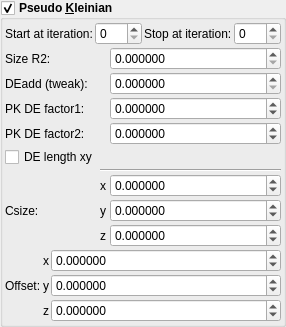
    <widget class="MyGroupBox" name="groupCheck_transf_function_enabledAy">
     <property name="font">
      <font>
       <weight>75</weight>
       <bold>true</bold>
      </font>
     </property>
     <property name="toolTip">
      <string/>
     </property>
     <property name="title">
      <string>Pseudo &amp;Kleinian</string>
     </property>
     <property name="checkable">
      <bool>true</bool>
     </property>
     <layout class="QVBoxLayout" name="verticalLayout_35" stretch="0,0,0">
      <property name="spacing">
       <number>2</number>
      </property>
      <property name="leftMargin">
       <number>2</number>
      </property>
      <property name="topMargin">
       <number>2</number>
      </property>
      <property name="rightMargin">
       <number>2</number>
      </property>
      <property name="bottomMargin">
       <number>2</number>
      </property>
      <item>
       <layout class="QGridLayout" name="gridLayout_17">
        <item row="0" column="3">
         <widget class="MySpinBox" name="spinboxInt_transf_stop_iterations_C">
          <property name="sizePolicy">
           <sizepolicy hsizetype="Minimum" vsizetype="Maximum">
            <horstretch>0</horstretch>
            <verstretch>0</verstretch>
           </sizepolicy>
          </property>
          <property name="font">
           <font>
            <weight>50</weight>
            <bold>false</bold>
           </font>
          </property>
          <property name="maximum">
           <number>250</number>
          </property>
         </widget>
        </item>
        <item row="0" column="2">
         <widget class="QLabel" name="label_262">
          <property name="font">
           <font>
            <weight>50</weight>
            <bold>false</bold>
           </font>
          </property>
          <property name="text">
           <string>Stop at iteration:</string>
          </property>
         </widget>
        </item>
        <item row="0" column="1">
         <widget class="MySpinBox" name="spinboxInt_transf_start_iterations_C">
          <property name="sizePolicy">
           <sizepolicy hsizetype="Minimum" vsizetype="Maximum">
            <horstretch>0</horstretch>
            <verstretch>0</verstretch>
           </sizepolicy>
          </property>
          <property name="font">
           <font>
            <weight>50</weight>
            <bold>false</bold>
           </font>
          </property>
          <property name="maximum">
           <number>250</number>
          </property>
         </widget>
        </item>
        <item row="0" column="0">
         <widget class="QLabel" name="label_72">
          <property name="font">
           <font>
            <weight>50</weight>
            <bold>false</bold>
           </font>
          </property>
          <property name="text">
           <string>Start at iteration:</string>
          </property>
         </widget>
        </item>
       </layout>
      </item>
      <item>
       <layout class="QGridLayout" name="gridLayout_71" columnstretch="0,0,0,1">
        <property name="spacing">
         <number>2</number>
        </property>
        <item row="4" column="0">
         <widget class="QLabel" name="label_271">
          <property name="font">
           <font>
            <weight>50</weight>
            <bold>false</bold>
           </font>
          </property>
          <property name="text">
           <string>PK DE factor2:</string>
          </property>
         </widget>
        </item>
        <item row="1" column="3">
         <widget class="MyDoubleSpinBox" name="spinbox_transf_minimum_radius_05">
          <property name="sizePolicy">
           <sizepolicy hsizetype="Minimum" vsizetype="Maximum">
            <horstretch>0</horstretch>
            <verstretch>0</verstretch>
           </sizepolicy>
          </property>
          <property name="font">
           <font>
            <weight>50</weight>
            <bold>false</bold>
           </font>
          </property>
          <property name="prefix">
           <string/>
          </property>
          <property name="suffix">
           <string/>
          </property>
          <property name="decimals">
           <number>6</number>
          </property>
          <property name="minimum">
           <double>0.000000000000000</double>
          </property>
          <property name="maximum">
           <double>99.989999999999995</double>
          </property>
          <property name="singleStep">
           <double>0.100000000000000</double>
          </property>
         </widget>
        </item>
        <item row="7" column="3">
         <widget class="MyDoubleSpinBox" name="spinbox3_transf_addition_constant_0777_x">
          <property name="sizePolicy">
           <sizepolicy hsizetype="Minimum" vsizetype="Maximum">
            <horstretch>0</horstretch>
            <verstretch>0</verstretch>
           </sizepolicy>
          </property>
          <property name="font">
           <font>
            <weight>50</weight>
            <bold>false</bold>
           </font>
          </property>
          <property name="prefix">
           <string/>
          </property>
          <property name="suffix">
           <string/>
          </property>
          <property name="decimals">
           <number>6</number>
          </property>
          <property name="minimum">
           <double>-99.989999999999995</double>
          </property>
          <property name="maximum">
           <double>99.989999999999995</double>
          </property>
          <property name="singleStep">
           <double>0.100000000000000</double>
          </property>
         </widget>
        </item>
        <item row="8" column="3">
         <widget class="MyDoubleSpinBox" name="spinbox3_transf_addition_constant_0777_y">
          <property name="sizePolicy">
           <sizepolicy hsizetype="Minimum" vsizetype="Maximum">
            <horstretch>0</horstretch>
            <verstretch>0</verstretch>
           </sizepolicy>
          </property>
          <property name="font">
           <font>
            <weight>50</weight>
            <bold>false</bold>
           </font>
          </property>
          <property name="prefix">
           <string/>
          </property>
          <property name="suffix">
           <string/>
          </property>
          <property name="decimals">
           <number>6</number>
          </property>
          <property name="minimum">
           <double>-99.989999999999995</double>
          </property>
          <property name="maximum">
           <double>99.989999999999995</double>
          </property>
          <property name="singleStep">
           <double>0.100000000000000</double>
          </property>
         </widget>
        </item>
        <item row="1" column="0">
         <widget class="QLabel" name="label_257">
          <property name="font">
           <font>
            <weight>50</weight>
            <bold>false</bold>
           </font>
          </property>
          <property name="text">
           <string>Size R2:</string>
          </property>
         </widget>
        </item>
        <item row="9" column="3">
         <widget class="MyDoubleSpinBox" name="spinbox3_transf_addition_constant_0777_z">
          <property name="sizePolicy">
           <sizepolicy hsizetype="Minimum" vsizetype="Maximum">
            <horstretch>0</horstretch>
            <verstretch>0</verstretch>
           </sizepolicy>
          </property>
          <property name="font">
           <font>
            <weight>50</weight>
            <bold>false</bold>
           </font>
          </property>
          <property name="prefix">
           <string/>
          </property>
          <property name="suffix">
           <string/>
          </property>
          <property name="decimals">
           <number>6</number>
          </property>
          <property name="minimum">
           <double>-99.989999999999995</double>
          </property>
          <property name="maximum">
           <double>99.989999999999995</double>
          </property>
          <property name="singleStep">
           <double>0.100000000000000</double>
          </property>
         </widget>
        </item>
        <item row="8" column="0">
         <widget class="QLabel" name="label_266">
          <property name="font">
           <font>
            <weight>50</weight>
            <bold>false</bold>
           </font>
          </property>
          <property name="text">
           <string>Csize:</string>
          </property>
         </widget>
        </item>
        <item row="9" column="1">
         <widget class="QLabel" name="label_146">
          <property name="sizePolicy">
           <sizepolicy hsizetype="Preferred" vsizetype="Preferred">
            <horstretch>0</horstretch>
            <verstretch>0</verstretch>
           </sizepolicy>
          </property>
          <property name="font">
           <font>
            <weight>50</weight>
            <bold>false</bold>
           </font>
          </property>
          <property name="text">
           <string notr="true">z</string>
          </property>
          <property name="alignment">
           <set>Qt::AlignRight|Qt::AlignTrailing|Qt::AlignVCenter</set>
          </property>
         </widget>
        </item>
        <item row="7" column="1">
         <widget class="QLabel" name="label_124">
          <property name="font">
           <font>
            <weight>50</weight>
            <bold>false</bold>
           </font>
          </property>
          <property name="text">
           <string notr="true">x</string>
          </property>
          <property name="alignment">
           <set>Qt::AlignRight|Qt::AlignTrailing|Qt::AlignVCenter</set>
          </property>
         </widget>
        </item>
        <item row="8" column="1">
         <widget class="QLabel" name="label_123">
          <property name="font">
           <font>
            <weight>50</weight>
            <bold>false</bold>
           </font>
          </property>
          <property name="text">
           <string notr="true">y</string>
          </property>
          <property name="alignment">
           <set>Qt::AlignRight|Qt::AlignTrailing|Qt::AlignVCenter</set>
          </property>
         </widget>
        </item>
        <item row="2" column="3">
         <widget class="MyDoubleSpinBox" name="spinbox_analyticDE_tweak_005">
          <property name="sizePolicy">
           <sizepolicy hsizetype="Minimum" vsizetype="Maximum">
            <horstretch>0</horstretch>
            <verstretch>0</verstretch>
           </sizepolicy>
          </property>
          <property name="font">
           <font>
            <weight>50</weight>
            <bold>false</bold>
           </font>
          </property>
          <property name="prefix">
           <string/>
          </property>
          <property name="suffix">
           <string/>
          </property>
          <property name="decimals">
           <number>6</number>
          </property>
          <property name="minimum">
           <double>0.000000000000000</double>
          </property>
          <property name="maximum">
           <double>99.989999999999995</double>
          </property>
          <property name="singleStep">
           <double>0.100000000000000</double>
          </property>
         </widget>
        </item>
        <item row="2" column="0">
         <widget class="QLabel" name="label_265">
          <property name="font">
           <font>
            <weight>50</weight>
            <bold>false</bold>
           </font>
          </property>
          <property name="text">
           <string>DEadd (tweak):</string>
          </property>
         </widget>
        </item>
        <item row="3" column="0">
         <widget class="QLabel" name="label_270">
          <property name="font">
           <font>
            <weight>50</weight>
            <bold>false</bold>
           </font>
          </property>
          <property name="text">
           <string>PK DE factor1:</string>
          </property>
         </widget>
        </item>
        <item row="3" column="3">
         <widget class="MyDoubleSpinBox" name="spinbox_transf_offset_0">
          <property name="sizePolicy">
           <sizepolicy hsizetype="Minimum" vsizetype="Maximum">
            <horstretch>0</horstretch>
            <verstretch>0</verstretch>
           </sizepolicy>
          </property>
          <property name="font">
           <font>
            <weight>50</weight>
            <bold>false</bold>
           </font>
          </property>
          <property name="prefix">
           <string/>
          </property>
          <property name="suffix">
           <string/>
          </property>
          <property name="decimals">
           <number>6</number>
          </property>
          <property name="minimum">
           <double>-99.000000000000000</double>
          </property>
          <property name="maximum">
           <double>99.989999999999995</double>
          </property>
          <property name="singleStep">
           <double>0.010000000000000</double>
          </property>
         </widget>
        </item>
        <item row="6" column="1" colspan="3">
         <widget class="Line" name="line_7">
          <property name="orientation">
           <enum>Qt::Horizontal</enum>
          </property>
         </widget>
        </item>
        <item row="4" column="3">
         <widget class="MyDoubleSpinBox" name="spinbox_transf_offsetR_0">
          <property name="sizePolicy">
           <sizepolicy hsizetype="Minimum" vsizetype="Maximum">
            <horstretch>0</horstretch>
            <verstretch>0</verstretch>
           </sizepolicy>
          </property>
          <property name="font">
           <font>
            <weight>50</weight>
            <bold>false</bold>
           </font>
          </property>
          <property name="prefix">
           <string/>
          </property>
          <property name="suffix">
           <string/>
          </property>
          <property name="decimals">
           <number>6</number>
          </property>
          <property name="minimum">
           <double>-99.000000000000000</double>
          </property>
          <property name="maximum">
           <double>99.989999999999995</double>
          </property>
          <property name="singleStep">
           <double>0.010000000000000</double>
          </property>
         </widget>
        </item>
        <item row="5" column="0">
         <widget class="MyCheckBox" name="checkBox_transf_function_enabledK_false">
          <property name="font">
           <font>
            <family>Ubuntu</family>
            <weight>50</weight>
            <bold>false</bold>
           </font>
          </property>
          <property name="text">
           <string notr="true">DE length xy</string>
          </property>
         </widget>
        </item>
       </layout>
      </item>
      <item>
       <layout class="QGridLayout" name="gridLayout_34" columnstretch="0,0,1">
        <property name="spacing">
         <number>2</number>
        </property>
        <item row="1" column="0">
         <widget class="QLabel" name="label_269">
          <property name="font">
           <font>
            <weight>50</weight>
            <bold>false</bold>
           </font>
          </property>
          <property name="text">
           <string>Offset:</string>
          </property>
         </widget>
        </item>
        <item row="0" column="1">
         <widget class="QLabel" name="label_132">
          <property name="font">
           <font>
            <weight>50</weight>
            <bold>false</bold>
           </font>
          </property>
          <property name="text">
           <string notr="true">x</string>
          </property>
         </widget>
        </item>
        <item row="1" column="1">
         <widget class="QLabel" name="label_143">
          <property name="font">
           <font>
            <weight>50</weight>
            <bold>false</bold>
           </font>
          </property>
          <property name="text">
           <string notr="true">y</string>
          </property>
         </widget>
        </item>
        <item row="2" column="1">
         <widget class="QLabel" name="label_144">
          <property name="font">
           <font>
            <weight>50</weight>
            <bold>false</bold>
           </font>
          </property>
          <property name="text">
           <string notr="true">z</string>
          </property>
         </widget>
        </item>
        <item row="0" column="2">
         <widget class="MyDoubleSpinBox" name="spinbox3_transf_addition_constant_x">
          <property name="sizePolicy">
           <sizepolicy hsizetype="Minimum" vsizetype="Maximum">
            <horstretch>0</horstretch>
            <verstretch>0</verstretch>
           </sizepolicy>
          </property>
          <property name="font">
           <font>
            <weight>50</weight>
            <bold>false</bold>
           </font>
          </property>
          <property name="prefix">
           <string/>
          </property>
          <property name="suffix">
           <string/>
          </property>
          <property name="decimals">
           <number>6</number>
          </property>
          <property name="minimum">
           <double>-99.989999999999995</double>
          </property>
          <property name="maximum">
           <double>99.989999999999995</double>
          </property>
          <property name="singleStep">
           <double>0.100000000000000</double>
          </property>
         </widget>
        </item>
        <item row="1" column="2">
         <widget class="MyDoubleSpinBox" name="spinbox3_transf_addition_constant_y">
          <property name="sizePolicy">
           <sizepolicy hsizetype="Minimum" vsizetype="Maximum">
            <horstretch>0</horstretch>
            <verstretch>0</verstretch>
           </sizepolicy>
          </property>
          <property name="font">
           <font>
            <weight>50</weight>
            <bold>false</bold>
           </font>
          </property>
          <property name="prefix">
           <string/>
          </property>
          <property name="suffix">
           <string/>
          </property>
          <property name="decimals">
           <number>6</number>
          </property>
          <property name="minimum">
           <double>-99.989999999999995</double>
          </property>
          <property name="maximum">
           <double>99.989999999999995</double>
          </property>
          <property name="singleStep">
           <double>0.100000000000000</double>
          </property>
         </widget>
        </item>
        <item row="2" column="2">
         <widget class="MyDoubleSpinBox" name="spinbox3_transf_addition_constant_z">
          <property name="sizePolicy">
           <sizepolicy hsizetype="Minimum" vsizetype="Maximum">
            <horstretch>0</horstretch>
            <verstretch>0</verstretch>
           </sizepolicy>
          </property>
          <property name="font">
           <font>
            <weight>50</weight>
            <bold>false</bold>
           </font>
          </property>
          <property name="prefix">
           <string/>
          </property>
          <property name="suffix">
           <string/>
          </property>
          <property name="decimals">
           <number>6</number>
          </property>
          <property name="minimum">
           <double>-99.989999999999995</double>
          </property>
          <property name="maximum">
           <double>99.989999999999995</double>
          </property>
          <property name="singleStep">
           <double>0.100000000000000</double>
          </property>
         </widget>
        </item>
       </layout>
      </item>
     </layout>
    </widget>
